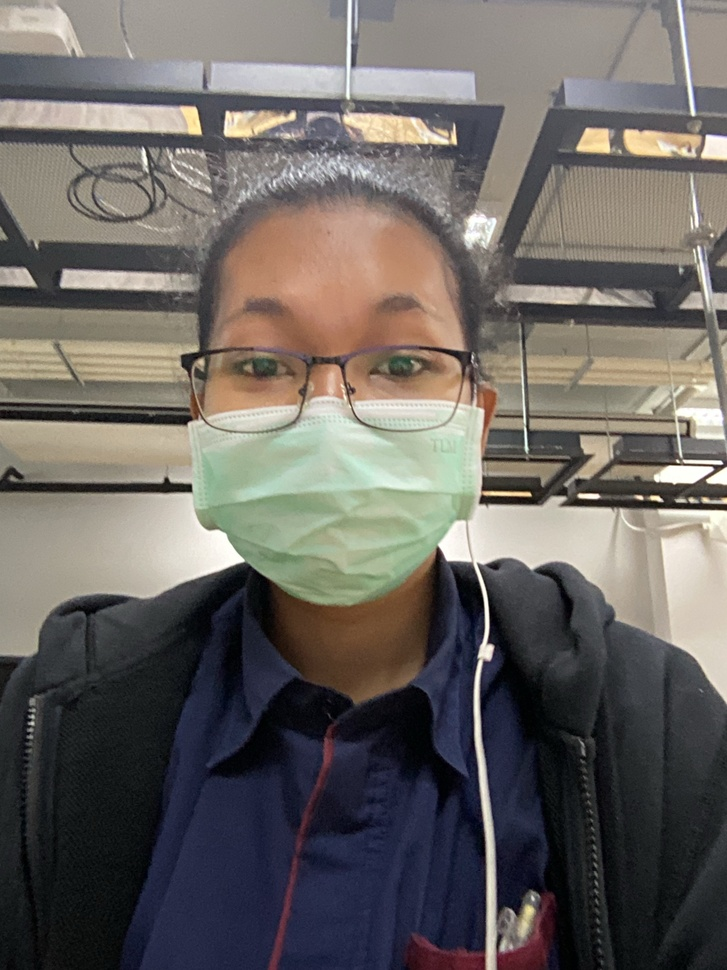
#> input picture Com_Vi/Week04/me.jpg, 727 x 970 px, shrunk from 3024 x 4032 before the run, found by its file name
$ python lab04_2.py
#> lines starting #> are read from the running program, lines starting #| are printed output that depends on the picture
import cv2
import numpy as np
from matplotlib import pyplot as plt
img = cv2.imread('D:/COD_E/001_Project/CLASS_2024/Comvi/Week04/me.jpg')
#> img is the input picture: shape (970, 727, 3); mean B, G, R 98, 101.9, 106.4

blur_5x5 = cv2.blur(img, (5, 5))        # ขนาดหน้ากาก 5x5
blur_25x25 = cv2.blur(img, (25, 25))    # 25x25
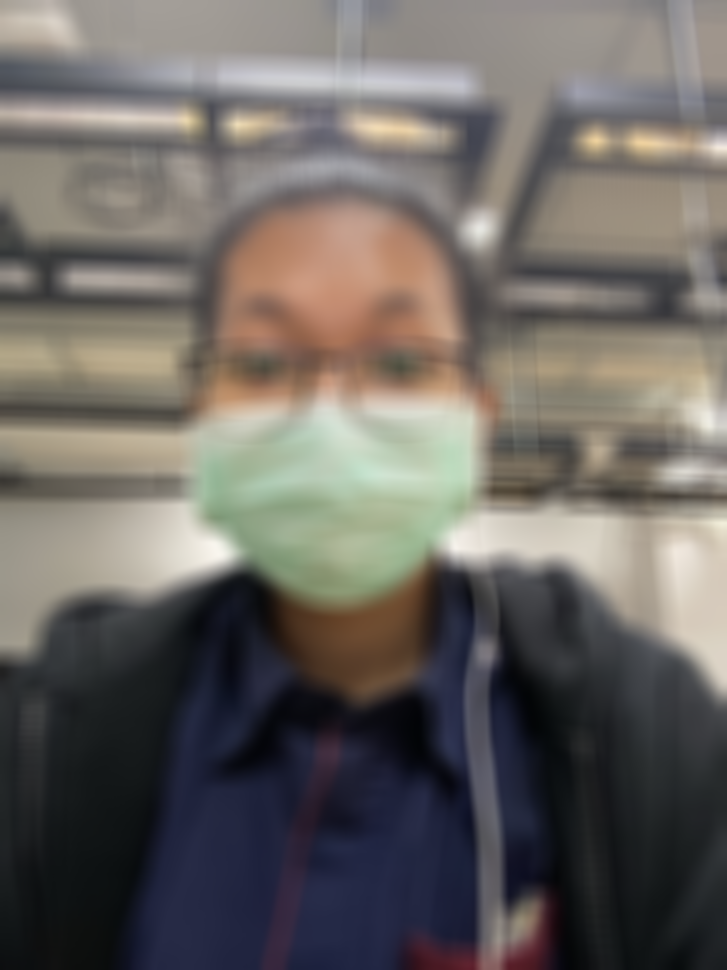
#> blur_25x25: shape (970, 727, 3); mean B, G, R 98, 101.9, 106.4
blur_55x55 = cv2.blur(img, (55, 55))    # 55x55
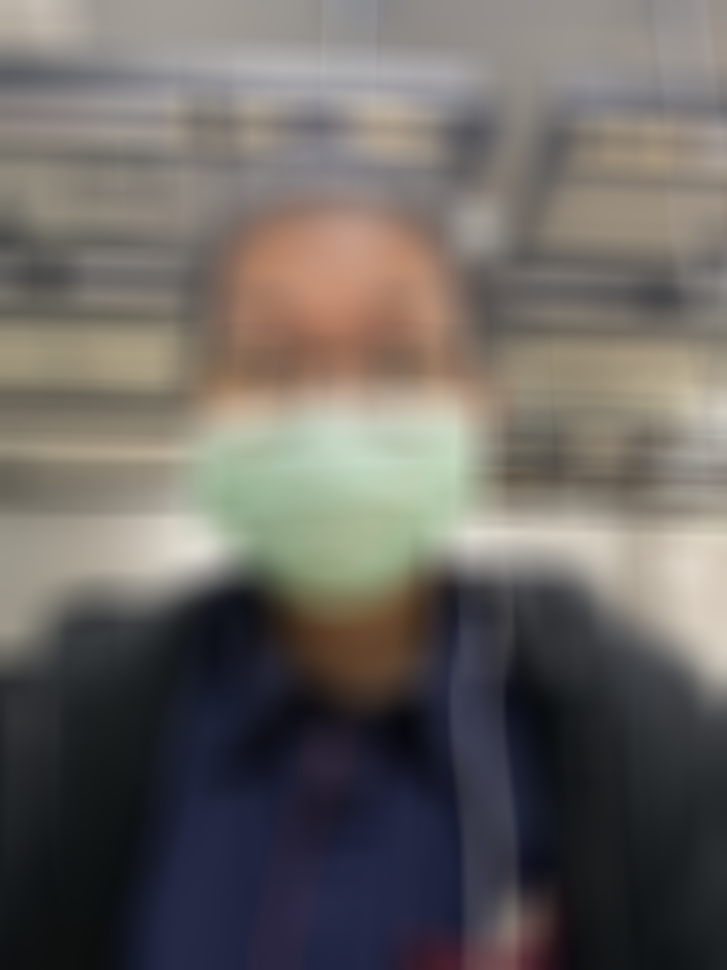
#> blur_55x55: shape (970, 727, 3); mean B, G, R 98, 101.9, 106.4

'''เมื่อขนาดหน้ากากใหญ่ขึ้น ภาพจะถูกทำให้เบลอ (blurred) มากขึ้น'''

# แสดงภาพต้นฉบับและภาพที่ทำการ Smoothing
plt.figure(figsize=(12, 8))

plt.subplot(2, 2, 1)
plt.imshow(cv2.cvtColor(img, cv2.COLOR_BGR2RGB))
plt.title('Original Image')
plt.xticks([]), plt.yticks([])

plt.subplot(2, 2, 2)
plt.imshow(cv2.cvtColor(blur_5x5, cv2.COLOR_BGR2RGB))
plt.title('Blurred with 5x5 Kernel')
plt.xticks([]), plt.yticks([])

plt.subplot(2, 2, 3)
plt.imshow(cv2.cvtColor(blur_25x25, cv2.COLOR_BGR2RGB))
plt.title('Blurred with 25x25 Kernel')
plt.xticks([]), plt.yticks([])

plt.subplot(2, 2, 4)
plt.imshow(cv2.cvtColor(blur_55x55, cv2.COLOR_BGR2RGB))
plt.title('Blurred with 55x55 Kernel')
plt.xticks([]), plt.yticks([])

plt.tight_layout()
plt.show()
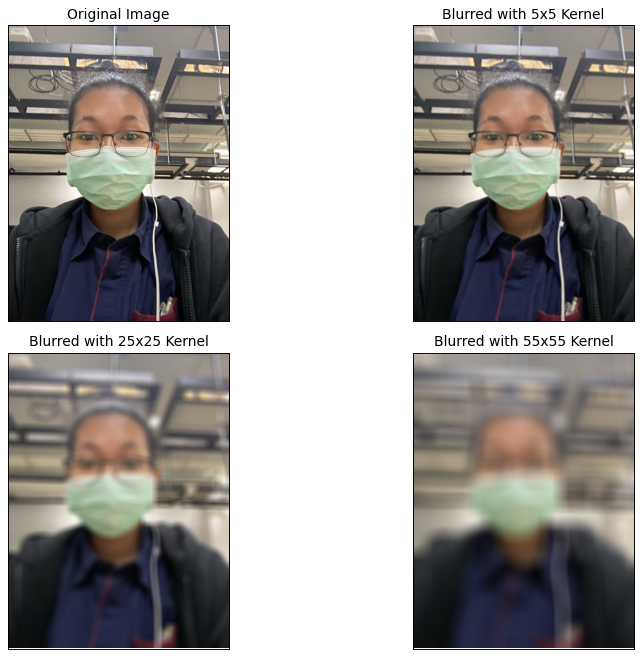
#> figure drawn by matplotlib, 4 panels
